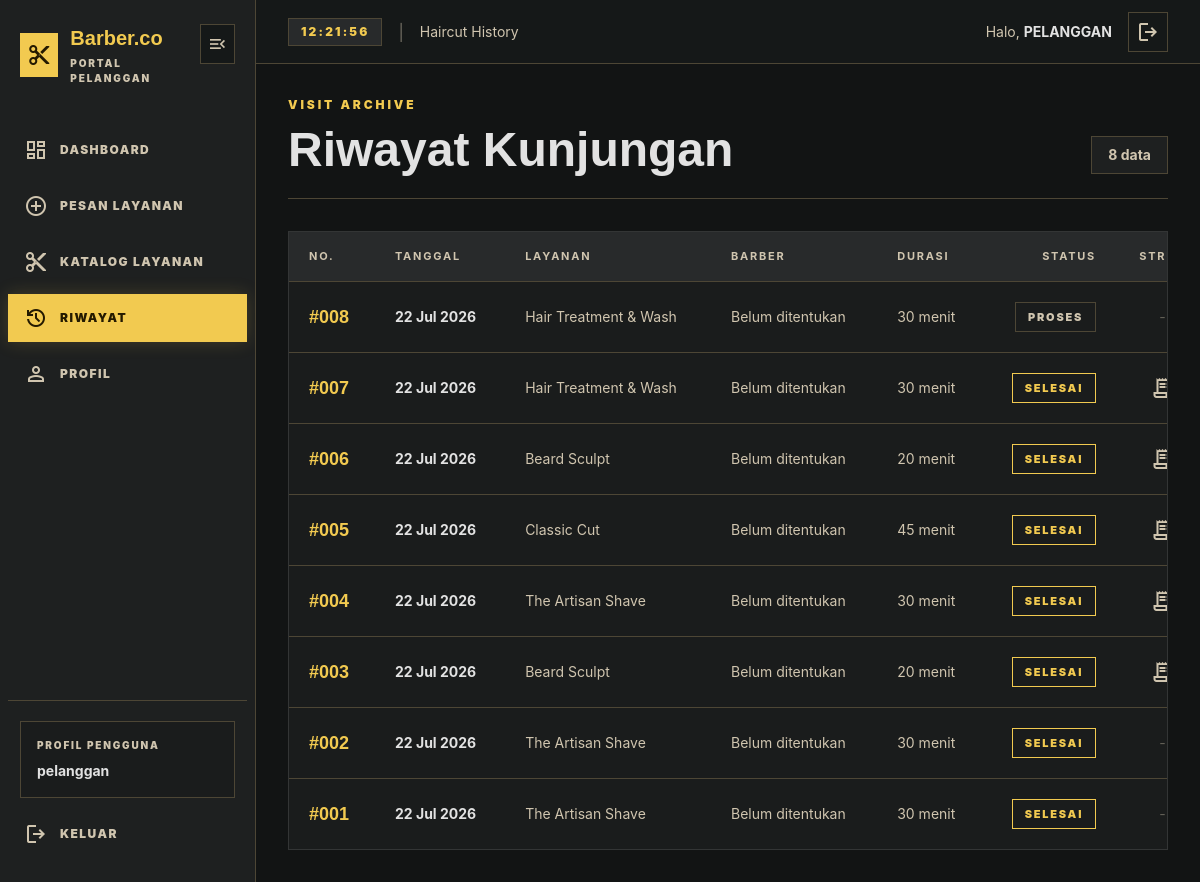
The page /pelanggan/riwayat.php (signed in) on the database its author committed.
### tables this page shows
CREATE TABLE `antrian` (
  `id` int NOT NULL,
  `pelanggan_id` int NOT NULL,
  `barber_id` int DEFAULT NULL,
  `layanan_id` int NOT NULL,
  `no_antrian` int NOT NULL,
  `status_antrian` varchar(50) NOT NULL DEFAULT 'menunggu',
  `waktu_dibuat` datetime NOT NULL DEFAULT CURRENT_TIMESTAMP,
  `tanggal` date NOT NULL
);

CREATE TABLE `layanan` (
  `id` int NOT NULL,
  `nama_layanan` varchar(255) NOT NULL,
  `deskripsi` varchar(255) DEFAULT NULL,
  `harga` int NOT NULL,
  `durasi` int NOT NULL DEFAULT '30'
);

CREATE TABLE `transaksi` (
  `id` int NOT NULL,
  `antrian_id` int NOT NULL,
  `total_harga` int NOT NULL,
  `metode_pembayaran` varchar(20) NOT NULL DEFAULT 'cash',
  `status_pembayaran` varchar(11) NOT NULL,
  `waktu_bayar` datetime(6) NOT NULL
);

### pelanggan/_bootstrap.php (called while the page is built, shortened)
<?php
require_once '../config/database.php';
$user_id  = $_SESSION['id_user'] ?? $_SESSION['user_id'] ?? $_SESSION['id'] ?? null;
function getExistingCol($conn, $table, $candidates) {
    $res = @mysqli_query($conn, "SHOW COLUMNS FROM `$table`");
    $cols = [];
    while ($r = mysqli_fetch_assoc($res)) {
        $cols[] = strtolower($r['Field']);
    }
    foreach ($candidates as $cand) {
        if (in_array(strtolower($cand), $cols)) return $cand;
    }
    return null;
}
$pk_antrian    = getExistingCol($conn, 'antrian', ['id_antrian', 'id', 'antrian_id']);
$col_a_user    = getExistingCol($conn, 'antrian', ['id_pelanggan', 'id_user', 'user_id', 'pelanggan_id', 'id_customer', 'id_pemesan', 'id_klien', 'id_member', 'user']);
$col_a_barber  = getExistingCol($conn, 'antrian', ['id_barber', 'barber_id', 'id_kapster', 'id_pegawai', 'id_karyawan', 'id_staff']);
$col_a_layanan = getExistingCol($conn, 'antrian', ['id_layanan', 'layanan_id', 'id_service', 'service_id']);
$col_a_no      = getExistingCol($conn, 'antrian', ['no_antrian', 'nomor_antrian', 'queue_no', 'no_antri', 'nomor']);
$col_a_tgl     = getExistingCol($conn, 'antrian', ['tanggal', 'tgl', 'created_at', 'date', 'tgl_antrian']);
$col_a_status  = getExistingCol($conn, 'antrian', ['status', 'status_antrian', 'stts']);
$pk_layanan     = getExistingCol($conn, 'layanan', ['id_layanan', 'layanan_id', 'id']);
$col_l_nama     = getExistingCol($conn, 'layanan', ['nama_layanan', 'nama', 'layanan']);
$col_l_durasi   = getExistingCol($conn, 'layanan', ['durasi', 'duration', 'estimasi_durasi']);
$pk_barber      = getExistingCol($conn, 'barber', ['id_barber', 'barber_id', 'id']);
$col_b_nama     = getExistingCol($conn, 'barber', ['nama', 'nama_barber', 'name']);
$history_queues = [];
if (!empty($col_a_user)) {
    $select_fields = ["a.*"];
    $joins = [];
    if (!empty($col_a_barber) && !empty($pk_barber) && !empty($col_b_nama)) {
        $select_fields[] = "b.`$col_b_nama` as nama_barber";
        $joins[] = "LEFT JOIN barber b ON a.`$col_a_barber` = b.`$pk_barber`";
    }
    if (!empty($col_a_layanan) && !empty($pk_layanan) && !empty($col_l_nama)) {
        $select_fields[] = "l.`$col_l_nama` as nama_layanan";
        if (!empty($col_l_durasi)) {
            $select_fields[] = "l.`$col_l_durasi` as durasi_layanan";
        }
        $joins[] = "LEFT JOIN layanan l ON a.`$col_a_layanan` = l.`$pk_layanan`";
    }
    if (!empty($pk_antrian)) {
        $select_fields[] = "t.id AS transaksi_id, t.status_pembayaran";
        $joins[] = "LEFT JOIN transaksi t ON t.antrian_id = a.`$pk_antrian`";
    }
    $sql_history = "SELECT " . implode(", ", $select_fields) . " FROM antrian a " . implode(" ", $joins) . " WHERE a.`$col_a_user` = '$user_id' " . (!empty($pk_antrian) ? "ORDER BY a.`$pk_antrian` DESC" : "");
    $res_hist = @mysqli_query($conn, $sql_history);
    if ($res_hist) {
        while ($r = mysqli_fetch_assoc($res_hist)) {
            $history_queues[] = $r;
        }
    }
}

### pelanggan/riwayat.php (the view, shortened to what this page needs)
<?php
include '_bootstrap.php';
include '_chrome.php';
?>
<!DOCTYPE html>
<html class="dark" lang="id">
<head>
</head>
<body class="min-h-screen">
    <main data-pelanggan-main class="min-h-screen transition-[margin] duration-200 md:ml-64">
        <div class="mx-auto w-full max-w-[1440px] space-y-8 p-5 pb-28 md:p-8">
            <section class="flex flex-col justify-between gap-5 border-b border-outline pb-6 md:flex-row md:items-end">
                <div>
                    <p class="text-[12px] font-black uppercase tracking-[0.24em] text-primary">Visit Archive</p>
                    <h1 class="mt-3 font-display text-4xl font-black text-on-surface md:text-5xl">Riwayat Kunjungan</h1>
                </div>
                <span class="border border-outline bg-surface-panel px-4 py-2 text-sm font-bold text-on-muted"><?= count($history_queues); ?> data</span>
            </section>
            <section class="customer-card overflow-hidden">
                <div class="overflow-x-auto customer-scroll">
                    <table class="w-full min-w-[920px] text-left">
                        <thead class="border-b border-outline bg-surface-high text-[11px] font-black uppercase tracking-[0.16em] text-on-muted">
                            <tr>
                                <th class="px-5 py-4">No.</th>
                                <th class="px-5 py-4">Tanggal</th>
                                <th class="px-5 py-4">Layanan</th>
                                <th class="px-5 py-4">Barber</th>
                                <th class="px-5 py-4">Durasi</th>
                                <th class="px-5 py-4 text-right">Status</th>
                                <th class="px-5 py-4 text-center">Struk</th>
                            </tr>
                        </thead>
                        <tbody class="divide-y divide-outline text-sm">
                            <?php if (!empty($history_queues)): ?>
                                <?php foreach ($history_queues as $item): ?>
                                    <?php
                                        $hNoValue = $col_a_no && isset($item[$col_a_no]) ? $item[$col_a_no] : '0';
                                        $hNo = str_pad((string) $hNoValue, 3, '0', STR_PAD_LEFT);
                                        $hDate = ($col_a_tgl && isset($item[$col_a_tgl])) ? date('d M Y', strtotime($item[$col_a_tgl])) : date('d M Y');
                                        $hStatus = ($col_a_status && isset($item[$col_a_status])) ? strtoupper((string) $item[$col_a_status]) : 'SELESAI';
                                        $hBarber = $item['nama_barber'] ?? 'Belum ditentukan';
                                        $hService = $item['nama_layanan'] ?? 'Layanan';
                                        $hDuration = isset($item['durasi_layanan']) ? (int) $item['durasi_layanan'] . ' menit' : 'Belum tersedia';
                                        $trxId = (int) ($item['transaksi_id'] ?? 0);
                                    ?>
                                    <tr class="transition hover:bg-surface-panel">
                                        <td class="px-5 py-5 font-display text-lg font-black text-primary">#<?= htmlspecialchars($hNo); ?></td>
                                        <td class="px-5 py-5 font-bold text-on-surface"><?= htmlspecialchars($hDate); ?></td>
                                        <td class="px-5 py-5 text-on-muted"><?= htmlspecialchars($hService); ?></td>
                                        <td class="px-5 py-5 text-on-muted"><?= htmlspecialchars($hBarber); ?></td>
                                        <td class="px-5 py-5 text-on-muted"><?= htmlspecialchars($hDuration); ?></td>
                                        <td class="px-5 py-5 text-right">
                                            <span class="<?= strtolower($hStatus) === 'selesai' ? 'border-primary text-primary' : 'border-outline text-on-muted'; ?> inline-flex border px-3 py-1 text-[11px] font-black uppercase tracking-[0.16em]"><?= htmlspecialchars($hStatus); ?></span>
                                        </td>
                                        <td class="px-5 py-5 text-center">
                                            <?php if ($trxId > 0): ?>
                                                <a href="struk.php?id=<?= $trxId; ?>" class="material-symbols-outlined text-on-muted transition hover:text-primary" title="Lihat struk">receipt_long</a>
                                            <?php else: ?>
                                                <span class="text-on-muted/40">-</span>
                                            <?php endif; ?>
                                        </td>
                                    </tr>
                                <?php endforeach; ?>
                            <?php else: ?>
                                <tr>
                                    <td colspan="7" class="px-5 py-12 text-center text-on-muted">Belum ada riwayat antrean terdaftar.</td>
                                </tr>
                            <?php endif; ?>
                        </tbody>
                    </table>
                </div>
            </section>
        </div>
    </main>
</body>
</html>

### pelanggan/_chrome.php (style rules this page uses)
body { background: #121414; color: #e2e2e2; font-family: 'Inter', sans-serif; overflow-x: hidden; }
[data-pelanggan-main] { animation: pageFadeIn 0.4s cubic-bezier(0.4, 0, 0.2, 1) forwards; opacity: 0; }
.material-symbols-outlined { display: inline-block; vertical-align: middle; font-variation-settings: 'FILL' 0, 'wght' 400, 'GRAD' 0, 'opsz' 24; }
.customer-card { background: #1a1c1c; border: 1px solid #333535; transition: border-color .2s ease, transform .2s ease, box-shadow .2s ease; }

### rows shown on the page
antrian: no_antrian "008", tanggal "22 Jul 2026", layanan.nama_layanan "Hair Treatment & Wash", hBarber "Belum ditentukan", layanan.durasi "30 menit", status_antrian "PROSES"
antrian: no_antrian "007", tanggal "22 Jul 2026", layanan.nama_layanan "Hair Treatment & Wash", hBarber "Belum ditentukan", layanan.durasi "30 menit", status_antrian "SELESAI"
antrian: no_antrian "006", tanggal "22 Jul 2026", layanan.nama_layanan "Beard Sculpt", hBarber "Belum ditentukan", layanan.durasi "20 menit", status_antrian "SELESAI"
antrian: no_antrian "005", tanggal "22 Jul 2026", layanan.nama_layanan "Classic Cut", hBarber "Belum ditentukan", layanan.durasi "45 menit", status_antrian "SELESAI"
antrian: no_antrian "004", tanggal "22 Jul 2026", layanan.nama_layanan "The Artisan Shave", hBarber "Belum ditentukan", layanan.durasi "30 menit", status_antrian "SELESAI"
antrian: no_antrian "003", tanggal "22 Jul 2026", layanan.nama_layanan "Beard Sculpt", hBarber "Belum ditentukan", layanan.durasi "20 menit", status_antrian "SELESAI"
antrian: no_antrian "002", tanggal "22 Jul 2026", layanan.nama_layanan "The Artisan Shave", hBarber "Belum ditentukan", layanan.durasi "30 menit", status_antrian "SELESAI"
antrian: no_antrian "001", tanggal "22 Jul 2026", layanan.nama_layanan "The Artisan Shave", hBarber "Belum ditentukan", layanan.durasi "30 menit", status_antrian "SELESAI"

### other values the page prints
$label "DASHBOARD"
$label "PESAN LAYANAN"
$label "KATALOG LAYANAN"
$label "RIWAYAT"
$label "PROFIL"
$GLOBALS['username'] "pelanggan"
$subtitle "Haircut History"
$GLOBALS['username'] "PELANGGAN"
count($history_queues) "8"
